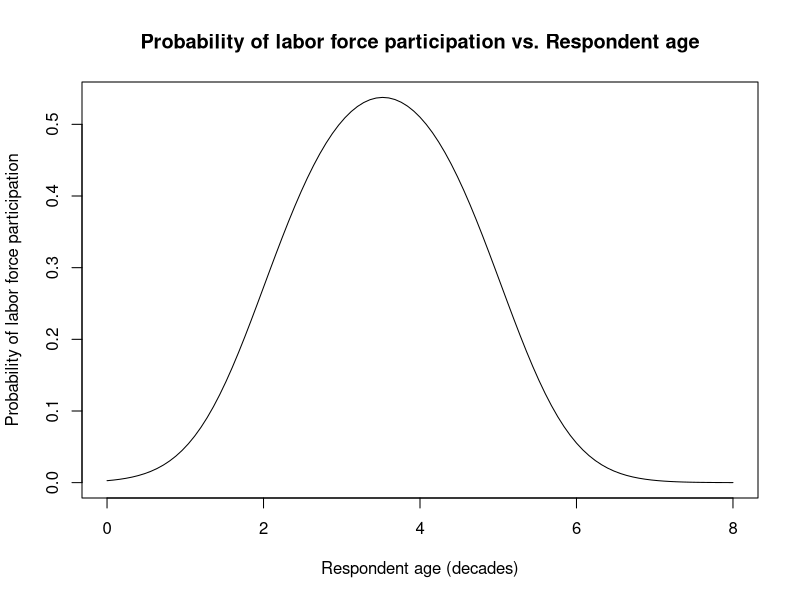

This figure's R source:
# Author: Patrick Sheehan
# Purpose: Extend Gerfin (1996)   
# Input: None
# Output(s): Table I model logistic regression with logit link

require(AER) # Require data package
data("SwissLabor") # get the data
# Define variables as in Gerfin (1996)
participation <- SwissLabor$participation;
AGE <- SwissLabor$age;
AGESQ <- (AGE^2);
EDUC <- SwissLabor$education;
NYC <- SwissLabor$youngkids;
NOC <- SwissLabor$oldkids;
NLINC <- SwissLabor$income;
FOREIGN <- SwissLabor$foreign;
# Run probit regression
Table.I <- glm(participation ~ AGE + AGESQ + EDUC + NYC + NOC + NLINC + FOREIGN,
               family = binomial(link = "logit"))
# require(xtable) # code for LaTeX table
# print.xtable(xtable(summary(Table.I)))

# Now plot participation vs. age holding the others at their means
pdf("probability_vs_age.pdf")
curve(1/(1+exp(-(coef(Table.I)[1] +
                   coef(Table.I)[2]*x +
                   coef(Table.I)[3]*x^2 +
                   coef(Table.I)[4]*mean(EDUC) +
                   coef(Table.I)[5]*mean(NYC) +
                   coef(Table.I)[6]*mean(NOC) +
                   coef(Table.I)[7]*mean(NLINC) +
                   coef(Table.I)[8]*0))),
      main="Probability of labor force participation vs. Respondent age",
      xlab="Respondent age (decades)",
      ylab="Probability of labor force participation",
      xlim=c(0,8),
      add=NA)
dev.off()
